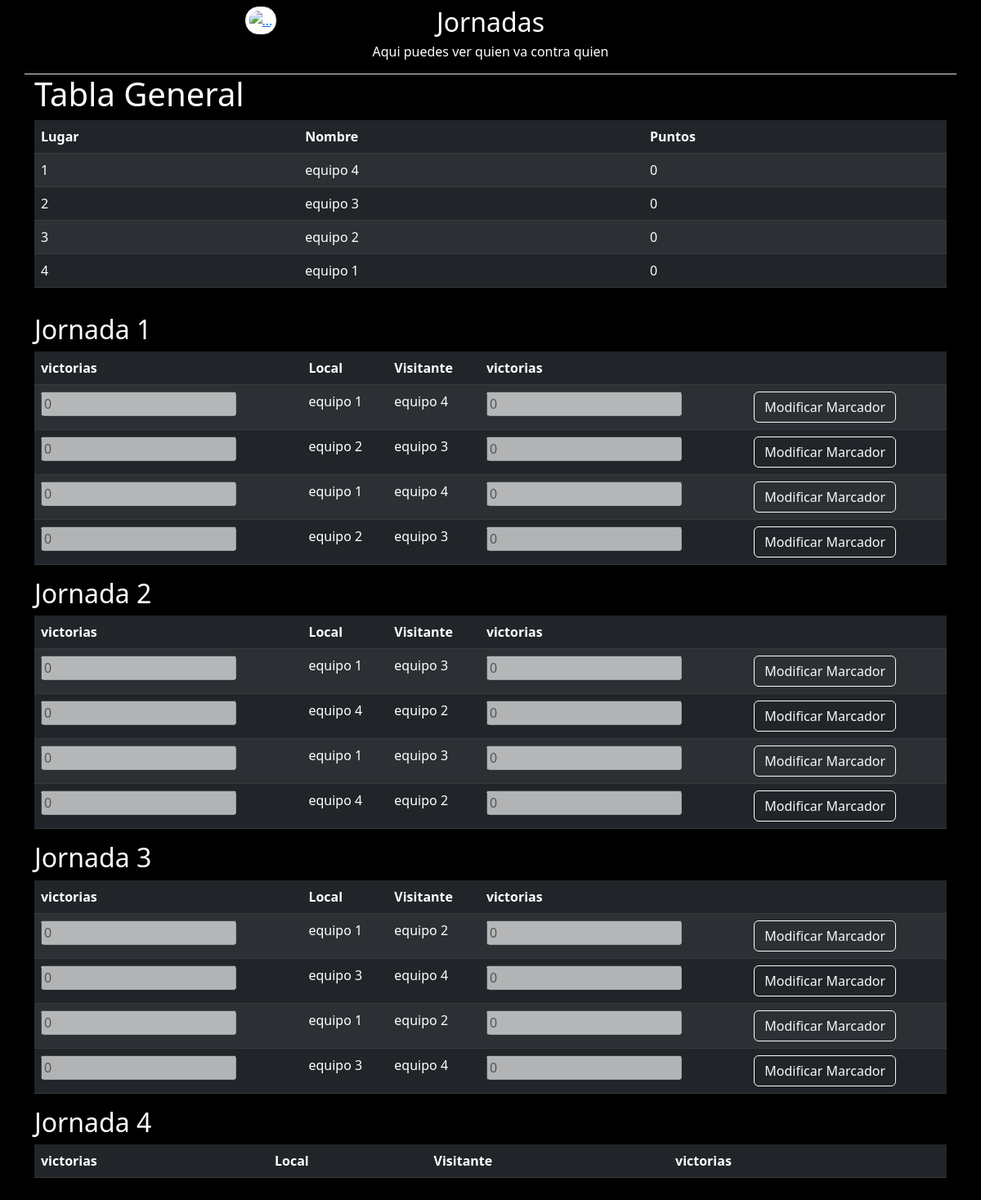
The app's page /view_tournament_journey/5 with its own data.
### team/models.py (models this page shows)
class TournamentGamer(models.Model):
    name = models.CharField(max_length=140)
    elo = models.IntegerField(default=1000)
    tournament = models.ForeignKey(Tournament, on_delete=models.DO_NOTHING)
    gamer_1 = models.CharField(max_length=140, default='')
    gamer_1_elo = models.IntegerField(default=1000)
    gamer_2 = models.CharField(max_length=140, default='')
    gamer_2_elo = models.IntegerField(default=1000)
    gamer_3 = models.CharField(max_length=140, default='')
    gamer_3_elo = models.IntegerField(default=1000)
    gamer_4 = models.CharField(max_length=140, default='')
    gamer_4_elo = models.IntegerField(default=1000)
    active = models.BooleanField(default=True)

class TournamentJourney(models.Model):
    journey = models.IntegerField(default=0)
    local_gamer = models.CharField(max_length=140, default='')
    visitor_gamer = models.CharField(max_length=140, default='')
    tournament = models.ForeignKey(Tournament, on_delete=models.DO_NOTHING)
    wins_local_gamer = models.IntegerField(default=0)
    wins_visitor_gamer = models.IntegerField(default=0)
    active = models.BooleanField(default=True)

### team/views.py (the view)
def view_tournament_journey(request, pk):
    context = dict()
    if request.method == "POST":
        jornada = request.POST.get('jornada', False)
        local_gamer_marcador = request.POST.get('local_gamer_marcador', False)
        visitor_gamer_marcador = request.POST.get('visitor_gamer_marcador', False)
        TournamentJourney.objects.filter(tournament=pk,
                                         id=jornada).update(wins_local_gamer=local_gamer_marcador,
                                                                 wins_visitor_gamer=visitor_gamer_marcador)
        total_jugadores = len(TournamentGamer.objects.filter(tournament=pk, active=1))
        is_teams_list = total_jugadores
        flag_journey = 0
        list_jornadas = list()
        while flag_journey < is_teams_list:
            flag_journey += 1
            jornadas = list(TournamentJourney.objects.values().filter(tournament=pk, journey=flag_journey))
            list_jornadas.append(jornadas)
        tabla_general_data = tabla_general(pk)
        context['tabla_general'] = tabla_general_data
        context['jornadas'] = list_jornadas
        return render(request, 'view_tournament_journey.html', context)
    else:
        total_jugadores = len(TournamentGamer.objects.filter(tournament=pk, active=1))
        is_teams_list = total_jugadores
        flag_journey = 0
        list_jornadas = list()
        while flag_journey < is_teams_list:
            flag_journey += 1
            jornadas = list(TournamentJourney.objects.values().filter(tournament=pk, journey=flag_journey))
            list_jornadas.append(jornadas)
        tabla_general_data = tabla_general(pk)
        context['tabla_general'] = tabla_general_data
        context['jornadas'] = list_jornadas
        return render(request, 'view_tournament_journey.html', context)

### templates/view_tournament_journey.html (shortened to what this page needs)
<!doctype html>
<html lang="en">
<head>
    <link href="https://cdn.jsdelivr.net/npm/bootstrap@5.3.0-alpha3/dist/css/bootstrap.min.css" rel="stylesheet">
</head>
<body class="bg-black text-white">
    <div class="container">
        <div class="row text-center p-2 border-bottom">
            <div class="col-2 offset-2 ">
                <a href="{% url 'team:view_tournament'%}"><img src="https://cdn.discordapp.com/attachments/1061685560835571772/1095791422751391945/273029c8-e33c-4f49-93e6-2f70f7ef6f2d.jpg" class="img-thumbnail rounded-4" alt="..." style="height: 80px;" ></a>
            </div>
            <div class="col-4 text-center">
                <h2>Jornadas</h2>
                <h6>Aqui puedes ver quien va contra quien</h6>
            </div>
        </div>
        <div class="row">
            <div class="col-12">
                <h1>Tabla General</h1>
            </div>
            <div class="col-12">
                <table class="table table-dark table-striped text-white">
                    <thead>
                        <tr>
                            <th>Lugar</th>
                            <th>Nombre</th>
                            <th>Puntos</th>
                        </tr>
                    </thead>
                    <tbody>
                        {% for tg in tabla_general %}
                            <tr>
                                <td>{{ tg.lugar }}</td>
                                <td>{{ tg.gamer }}</td>
                                <td>{{ tg.points }}</td>
                            </tr>
                        {% endfor %}
                    </tbody>
                </table>
            </div>
        </div>
        <div class="row my-3">
            <div class="col-12">
                {% for jornada in jornadas %}
                    <h2>Jornada {{ forloop.counter }}</h2>
                    <form method="POST" class="mt-2">
                        <table class="table table-dark table-striped text-white">
                            <thead>
                                <tr>
                                    <th>victorias</th>
                                    <th>Local</th>
                                    <th>Visitante</th>
                                    <th>victorias</th>
                                    <th></th>
                                </tr>
                            </thead>
                            <tbody>
                                {% for data in jornada %}
                                    <tr>
                                        <td><input type="number" id="local_gamer_marcador_{{ data.id}}" name="local_gamer_marcador" value="{{ data.wins_local_gamer }}" disabled> </td>
                                        <td>{{ data.local_gamer }}</td>
                                        <td>{{ data.visitor_gamer }}</td>
                                        <td><input type="number" id="visitor_gamer_marcador_{{ data.id}}" name="visitor_gamer_marcador" value="{{ data.wins_visitor_gamer }}" disabled></td>
                                        <td  id="marcador_{{ data.id}}"><a class="btn btn-outline-light" onclick="f_modificar_marcador('{{ data.id}}')">Modificar Marcador</a></td>
                                    </tr>
                                {% endfor %}
                            </tbody>
                        </table>
                    </form>
                {% endfor %}
            </div>
        </div>
    </div>
</body>
</html>

### records on screen
TournamentGamer: lugar "4", gamer "equipo 1", points "0"
TournamentJourney: local_gamer_marcador "0", local_gamer "equipo 1", visitor_gamer "equipo 4", visitor_gamer_marcador "0"
TournamentJourney: local_gamer_marcador "0", local_gamer "equipo 2", visitor_gamer "equipo 3", visitor_gamer_marcador "0"
TournamentJourney: local_gamer_marcador "0", local_gamer "equipo 1", visitor_gamer "equipo 4", visitor_gamer_marcador "0"
TournamentJourney: local_gamer_marcador "0", local_gamer "equipo 2", visitor_gamer "equipo 3", visitor_gamer_marcador "0"
TournamentJourney: local_gamer_marcador "0", local_gamer "equipo 1", visitor_gamer "equipo 3", visitor_gamer_marcador "0"
TournamentJourney: local_gamer_marcador "0", local_gamer "equipo 4", visitor_gamer "equipo 2", visitor_gamer_marcador "0"
TournamentJourney: local_gamer_marcador "0", local_gamer "equipo 1", visitor_gamer "equipo 3", visitor_gamer_marcador "0"
TournamentJourney: local_gamer_marcador "0", local_gamer "equipo 4", visitor_gamer "equipo 2", visitor_gamer_marcador "0"
TournamentJourney: local_gamer_marcador "0", local_gamer "equipo 1", visitor_gamer "equipo 2", visitor_gamer_marcador "0"
TournamentJourney: local_gamer_marcador "0", local_gamer "equipo 3", visitor_gamer "equipo 4", visitor_gamer_marcador "0"
TournamentJourney: local_gamer_marcador "0", local_gamer "equipo 1", visitor_gamer "equipo 2", visitor_gamer_marcador "0"
TournamentJourney: local_gamer_marcador "0", local_gamer "equipo 3", visitor_gamer "equipo 4", visitor_gamer_marcador "0"

### other values on screen
{{ tg.lugar }} "1" "2" "3"
{{ tg.gamer }} "equipo 4" "equipo 3" "equipo 2"
{{ tg.points }} "0" "0" "0"
